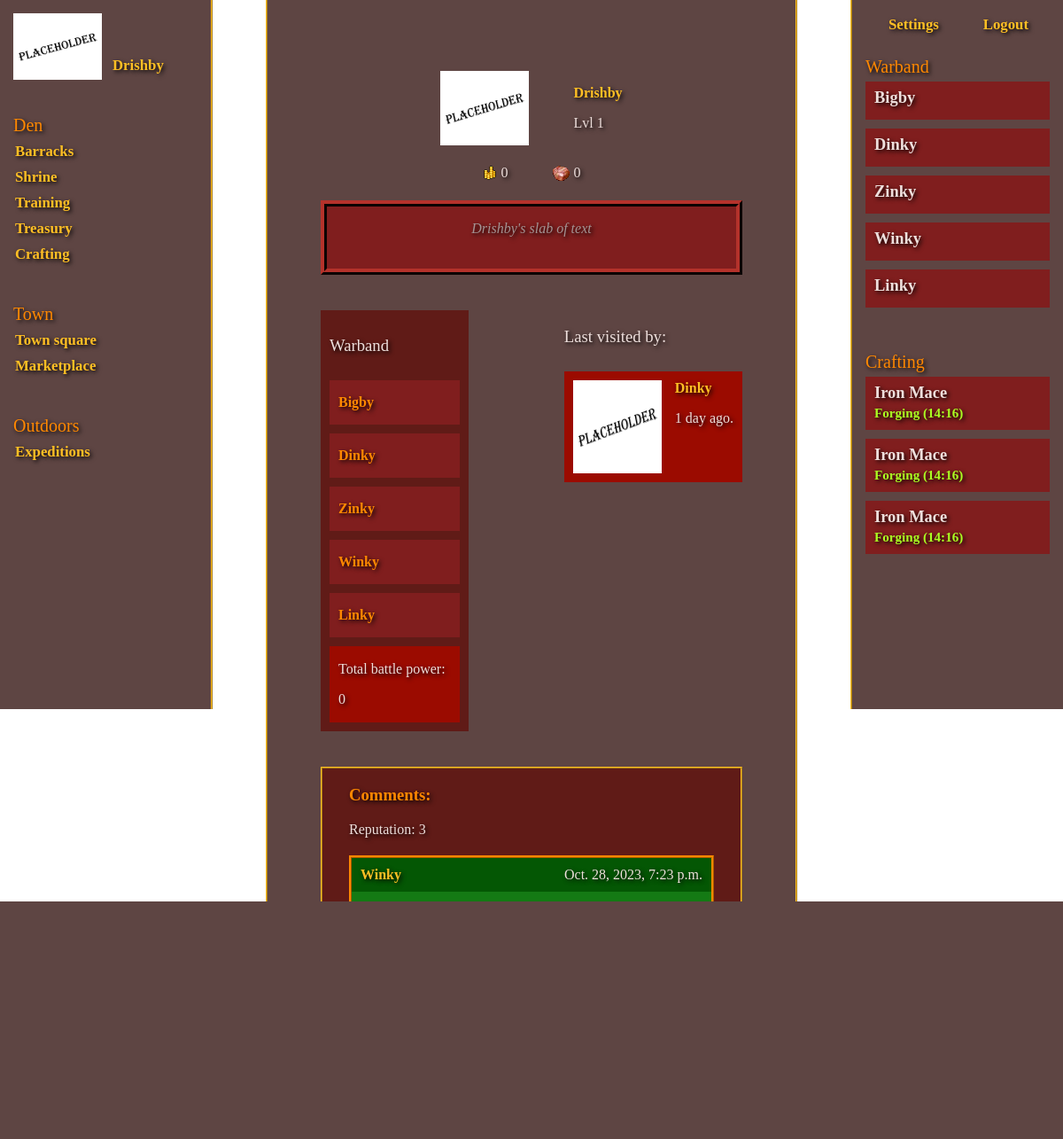
The page /profile/1 (signed in) on the database as committed earlier.
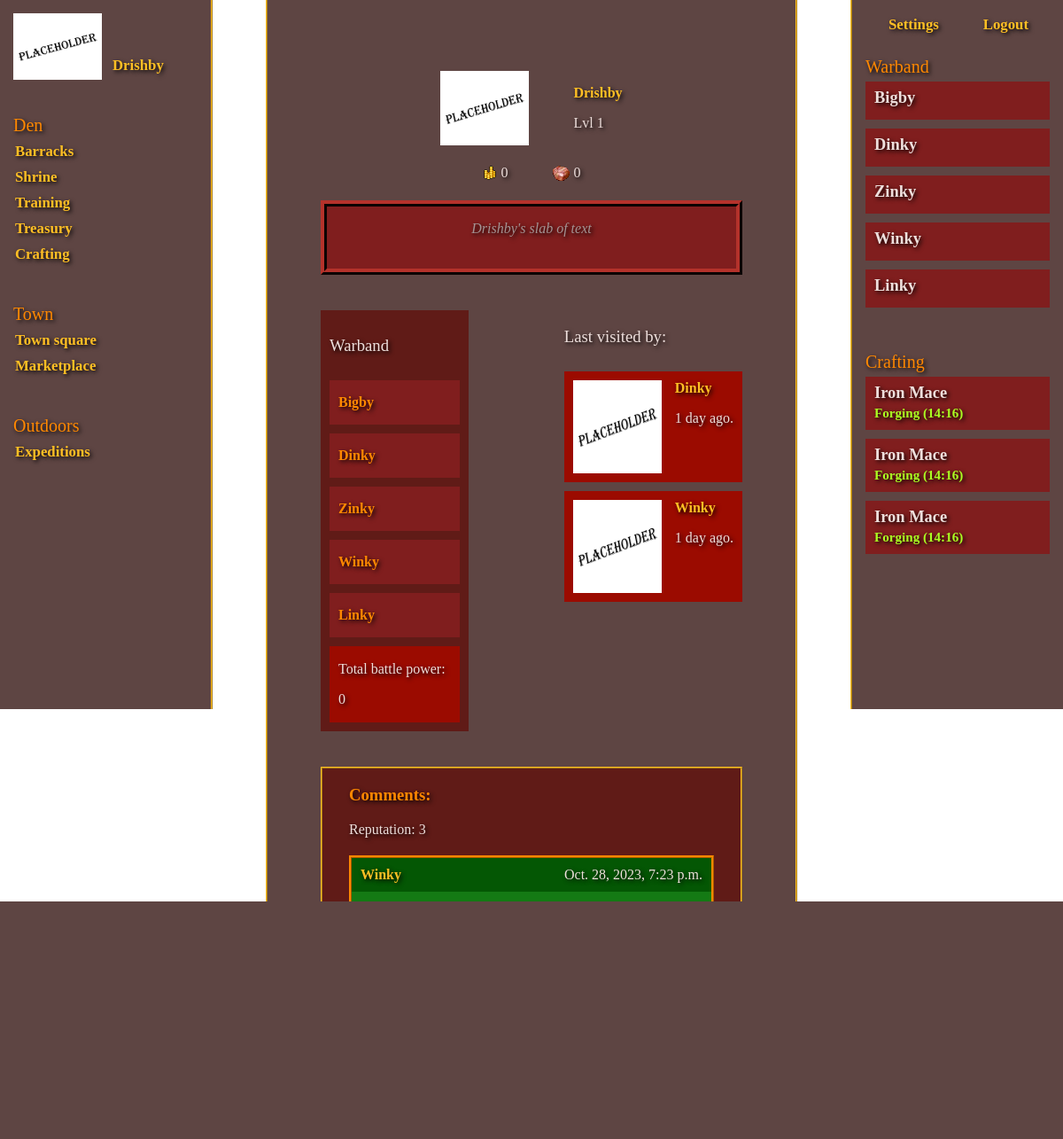
The same page on the database as committed later.
### apps/accounts/models.py (models this page shows, shortened)
class Account(AbstractBaseUser, PermissionsMixin):
    username = models.CharField(unique=True, max_length=32)
    email = models.EmailField(_('email_address'), unique=True, max_length=255)
    avatar = models.ImageField(upload_to='static/avatars', default='static/placeholder.png')
    profile_text = models.TextField(max_length=4096, blank=True)
    reputation = models.IntegerField(default=0)
    date_joined = models.DateTimeField(default=timezone.now)
    is_superuser = models.BooleanField(default=False)
    is_staff = models.BooleanField(default=False)
    is_active = models.BooleanField(default=False)
    treasury = models.JSONField(default=treasury_template)
    known_recipes = models.JSONField(default=known_recipes_template)
    gold = models.IntegerField(default=0)
    rubies = models.IntegerField(default=0)
    level = models.IntegerField(default=1)
    experience = models.IntegerField(default=0)
    perk_points = models.IntegerField(default=1)
    adventuring_perks = models.IntegerField(default=0)
    combat_perks = models.IntegerField(default=0)
    crafting_perks = models.IntegerField(default=0)
    USERNAME_FIELD = 'username'
    REQUIRED_FIELDS = ['email', 'password']
    objects = CustomUserManager()

class Guestbook(models.Model):
    profile = models.ForeignKey(Account, related_name='profile', null=True, on_delete=models.CASCADE)
    guest = models.ForeignKey(Account, related_name='guest', null=True, on_delete=models.DO_NOTHING)
    timestamp = models.DateTimeField(default=timezone.now)

class Comment(models.Model):
    author = models.ForeignKey(Account, related_name='author', null=True, on_delete=models.DO_NOTHING)
    receiver = models.ForeignKey(Account, related_name='receiver', null=True, on_delete=models.CASCADE)
    text = models.TextField(max_length=255, blank=True)
    points = models.IntegerField(default=0)
    timestamp = models.DateTimeField(default=timezone.now)

### apps/dwarves/models.py (models this page shows, shortened)
class Character(models.Model):
    strength_total = models.IntegerField(default=0)
    intelligence_total = models.IntegerField(default=0)
    endurance_total = models.IntegerField(default=0)
    speed_total = models.IntegerField(default=0)
    agility_total = models.IntegerField(default=0)
    willpower_total = models.IntegerField(default=0)
    charisma_total = models.IntegerField(default=0)
    luck_total = models.IntegerField(default=0)
    physical_armor = models.IntegerField(default=0)
    magical_armor = models.IntegerField(default=0)
    physical_mitigation = models.FloatField(default=0.00)
    magical_mitigation = models.FloatField(default=0.00)
    abilities = models.JSONField(default=dict, blank=True)
    class Meta:
        abstract = True

class Dwarf(Character):
    name = models.CharField(max_length=32)
    leader = models.ForeignKey(Account, null=True, on_delete=models.CASCADE)
    status = models.CharField(max_length=32)
    status_time = models.DateTimeField(null=True, blank=True)
    pvp_points = models.IntegerField(default=0)
    battles_fought = models.IntegerField(default=0)
    battles_won = models.IntegerField(default=0)
    head = models.CharField(max_length=64, blank=True, null=True)
    shoulders = models.CharField(max_length=64, blank=True, null=True)
    chest = models.CharField(max_length=64, blank=True, null=True)
    gloves = models.CharField(max_length=64, blank=True, null=True)
    pants = models.CharField(max_length=64, blank=True, null=True)
    boots = models.CharField(max_length=64, blank=True, null=True)
    two_hand = models.CharField(max_length=64, blank=True, null=True)
    main_hand = models.CharField(max_length=64, blank=True, null=True)
    off_hand = models.CharField(max_length=64, blank=True, null=True)
    trinket = models.CharField(max_length=64, blank=True, null=True)
    strength_base = models.IntegerField(default=initial_attributes)
    intelligence_base = models.IntegerField(default=initial_attributes)
    endurance_base = models.IntegerField(default=initial_attributes)
    speed_base = models.IntegerField(default=initial_attributes)
    agility_base = models.IntegerField(default=initial_attributes)
    willpower_base = models.IntegerField(default=initial_attributes)
    charisma_base = models.IntegerField(default=initial_attributes)
    luck_base = models.IntegerField(default=initial_attributes)
    strength_multiplier = models.IntegerField(default=0)
    intelligence_multiplier = models.IntegerField(default=0)
    endurance_multiplier = models.IntegerField(default=0)
    speed_multiplier = models.IntegerField(default=0)
    agility_multiplier = models.IntegerField(default=0)
    willpower_multiplier = models.IntegerField(default=0)
    charisma_multiplier = models.IntegerField(default=0)
    luck_multiplier = models.IntegerField(default=0)
    strength_bonus = models.IntegerField(default=0)
    intelligence_bonus = models.IntegerField(default=0)
    endurance_bonus = models.IntegerField(default=0)
    speed_bonus = models.IntegerField(default=0)
    agility_bonus = models.IntegerField(default=0)
    willpower_bonus = models.IntegerField(default=0)
    charisma_bonus = models.IntegerField(default=0)
    luck_bonus = models.IntegerField(default=0)
    ability_cap = models.IntegerField(default=0)
    battle_power = models.IntegerField(default=0)

### apps/accounts/views.py (the view, shortened to what this page needs)
# urls.py: path('profile/<int:profile_id>', profile, name="profile"),
@login_required(login_url='/mountain', redirect_field_name=None)
def profile(request, profile_id):
    warband = Dwarf.objects.values('id', 'name', 'status').filter(leader=request.user)
    profile_warband = Dwarf.objects.values('name', 'battle_power', 'battles_fought').filter(leader=profile_id)
    profile_info = Account.objects.values('username', 'avatar', 'level',
                                          'profile_text', 'gold', 'rubies',
                                          'reputation').filter(id=profile_id)
    guestbook = Guestbook.objects.all().filter(profile=profile_id).order_by('-id')  # Reverse chronological order
    for guest in guestbook:
        now = timezone.now()
        delta = now - guest.timestamp
        delta = int(delta.total_seconds())
        if delta < 2:
            affix = 'second ago.'
        elif delta in range(2, 59):
            affix = 'seconds ago.'
        elif delta in range(60, 119):
            delta = delta / 60
            affix = 'minute ago.'
        elif delta in range(120, 3599):
            delta = delta / 60
            affix = 'minutes ago.'
        elif delta in range(3600, 7199):
            delta = delta / 3600
            affix = 'hour ago.'
        elif delta in range(7200, 86399):
            delta = delta / 3600
            affix = 'hours ago.'
        elif delta in range(86400, 172799):
            delta = delta / 86400
            affix = 'day ago.'
        else:
            delta = delta / 86400
            affix = 'days ago.'
        guest.timestamp = str(int(delta)) + ' ' + affix
    comment_form = CreateComment()
    author = request.user
    receiver = Account.objects.get(id=profile_id)
    comment_exists = Comment.objects.filter(author=author, receiver=receiver).exists()
    total_battle_power = 0
    for dwarf in profile_warband:
        total_battle_power += dwarf['battle_power']
    def create_comment(author, receiver):
        text = comment_form.cleaned_data['text']
        points = comment_form.cleaned_data['points']
        Account.objects.filter(id=receiver.id).update(reputation=F('reputation') + points)
        comment = Comment.objects.create(author=author, receiver=receiver, text=text, points=points)
        comment.save()
    def delete_comment(author, receiver):
        points = Comment.objects.values('points').filter(author=author, receiver=receiver)
        Account.objects.filter(id=receiver.id).update(reputation=F('reputation') - points)
        Comment.objects.filter(author=author, receiver=receiver).delete()
    comments = Comment.objects.all().filter(receiver=profile_id)
    your_comment = Comment.objects.all().filter(receiver=receiver, author=request.user)
    if author != receiver:
        if Guestbook.objects.filter(profile=receiver, guest=author).exists():
            Guestbook.objects.filter(profile=receiver, guest=author).delete()
        Guestbook.objects.create(profile=receiver, guest=author)
    if Guestbook.objects.filter(profile=receiver).count() >= 5:
        Guestbook.objects.filter(profile=receiver).order_by('timestamp').first().delete()
    return render(request, "profile/profile.html", {
        'warband': warband,
        'profile_info': profile_info,
        'profile_warband': profile_warband,
        'total_battle_power': total_battle_power,
        'guestbook': guestbook,
        'comments': comments,
        'comment_form': comment_form,
        'your_comment': your_comment
    })

### templates/profile/profile.html (shortened to what this page needs)
{% extends 'base.html' %}
{% load static %}
{% block stylesheets %}
    <link rel="stylesheet" href="{% static 'css/profile/profile.css' %}" type="text/css"/>
{% endblock %}
{% block navbar %}
    {% include 'navbar.html' %}
{% endblock %}
{% block content %}
    {% for user in profile_info %}
        <div id="profile">
            <div id="upper-profile">
                <div id="profile-info">
                    <img class="avatar" src="/{{ user.avatar }}" alt="user-avatar"/>
                    <div>
                        <p class="username">{{ user.username }}</p>
                        <p class="level">Lvl {{ user.level }}</p>
                    </div>
                </div>
                <div id="profile-currencies">
                    <div><img src="{% static 'images/currency-icons/gold.png' %}" alt="Gold: " /> <span>{{ user.gold }}</span></div>
                    <div><img src="{% static 'images/currency-icons/ruby.png' %}" alt="Rubies: "/> <span>{{ user.rubies }}</span></div>
                </div>
                <div id="profile-text-box">
                    <p>{{ user.username }}'s slab of text</p>
                </div>
            </div>
            <div id="lower-profile">
                <div id="lower-profile-left">
                    <div id="profile-warband">
                        <h3>Warband</h3>
                        {% for dwarf in profile_warband %}
                            <div class="dwarf">
                                <p>{{ dwarf.name }}</p>
                            </div>
                        {% endfor %}
                        <div id="battle-power">
                            <p>Total battle power:</p>
                            <p>{{ total_battle_power }}</p>
                        </div>
                    </div>
                </div>
                <div id="lower-profile-right">
                    <div id="profile-last-visited">
                        <h3>Last visited by:</h3>
                        {% for entry in guestbook %}
                            <div class="profile-guest">
                                <img class="profile-avatar" src="/{{ entry.guest.avatar }}" alt="user-avatar"/>
                                <div>
                                    <a href="{% url 'profile' profile_id=entry.guest.id %}">{{ entry.guest }}</a>
                                    <p>{{ entry.timestamp }}</p>
                                </div>
                            </div>
                        {% endfor %}
                    </div>
                </div>
            </div>
            <div id="comments">
                <h3 id="comments-h3">Comments:</h3>
                {% if comments %}
                <span id="total-reputation">Reputation: {{ user.reputation }}</span>
                <div id="comments-box">
                    {% for comment in comments %}
                        <div class="comment-author {% if comment.points == 1 %} author-positive
                                                   {% elif comment.points == 0 %} author-neutral
                                                   {% elif comment.points == -1 %} author-negative
                                                   {% endif %}">
                            <a href="{% url 'profile' profile_id=comment.author_id %}">{{ comment.author }}</a>
                            <span>{{ comment.timestamp }}</span>
                        </div>
                        <div class="comment-text {% if comment.points == 1 %} text-positive
                                                 {% elif comment.points == 0 %} text-neutral
                                                 {% elif comment.points == -1 %} text-negative
                                                 {% endif %}">
                            <span>{{ comment.text }}</span>
                        </div>
                    {% endfor %}
                </div>
                {% else %}
                    <p>This user has no comments.</p>
                {% endif %}
                <form method="POST">
                    {{ comment_form.text }}
                    <div id="comment-buttons">
                        {{ comment_form.points }}
                        <input type="submit" name="create_comment" value="Post comment!">
                    </div>
                </form>
            </div>
        </div>
    {% endfor %}
{% endblock %}
{% block status-tab %}
    {% include 'status-tab.html' %}
{% endblock %}

### templates/base.html (shortened to what this page needs)
{% load static %}
<!DOCTYPE html>
<html lang="en">
<head>
    <link rel="stylesheet" href="{% static 'base.css' %}" type="text/css"/>
    {% block stylesheets %}
    {% endblock %}
</head>
<body>
    {% if user.is_authenticated %}
    <div id="navbar">
        {% block navbar %}
        {% endblock %}
    </div>
    {% endif %}
    <div id="content">
        {% block content %}
        {% endblock %}
    </div>
    {% if user.is_authenticated %}
    <div id="status-tab">
        {% block status-tab %}
        {% endblock %}
    </div>
    {% endif %}
</body>
</html>

### templates/navbar.html
{% load static %}
<div id="navbar-top">
    <img src="{% static 'placeholder.png' %}" alt="avatar" class="avatar" />
    <a href="{% url 'profile' profile_id=user.id %}">{{ request.user.username | title }}</a>
</div>
<div class="navbar-segment">
    <h3>Den</h3>
    <a href="{% url 'barracks' %}">Barracks {% if not warband %}<span class="notification">!</span>{% else %}{% endif %}</a>
    <a href="{% url 'shrine' %}">Shrine</a>
    <a href="{% url 'training' %}">Training</a>
    <a href="{% url 'treasury' %}">Treasury</a>
    <a href="{% url 'crafting' %}">Crafting</a>
</div>
<div class="navbar-segment">
    <h3>Town</h3>
    <a href="{% url 'homepage' %}">Town square</a>
    <a href="{% url 'marketplace' %}">Marketplace</a>
</div>
<div class="navbar-segment">
    <h3>Outdoors</h3>
    <a href="{% url 'expeditions' %}">Expeditions</a>
</div>

### templates/status-tab.html (shortened to what this page needs)
<div id="status-tab-top">
    <a href="{% url 'settings' %}">Settings</a>
    <a href="{% url 'logout' %}">Logout</a>
</div>
<div class="status-tab-segment">
    <h3>Warband</h3>
    {% for dwarf in warband %}
        <a href="{% url 'details' %}{{ dwarf.id }}" class="dwarf-info">
            <span class="dwarf-name">{{ dwarf.name }}</span>
            <span class="dwarf-status">
            </span>
        </a>
    {% endfor %}
</div>
<div class="status-tab-segment">
    <h3>Crafting</h3>
    <a href="/" class="crafting-info">
        <span class="crafting-name">Iron Mace</span>
        <span class="crafting-status">Forging (14:16)</span>
    </a>
    <a href="/" class="crafting-info">
        <span class="crafting-name">Iron Mace</span>
        <span class="crafting-status">Forging (14:16)</span>
    </a>
    <a href="/" class="crafting-info">
        <span class="crafting-name">Iron Mace</span>
        <span class="crafting-status">Forging (14:16)</span>
    </a>
</div>

Rows that differ between the two databases and show on the page:
added Guestbook: guest.avatar (placeholder picture), guest "Winky", timestamp "1 day ago."
